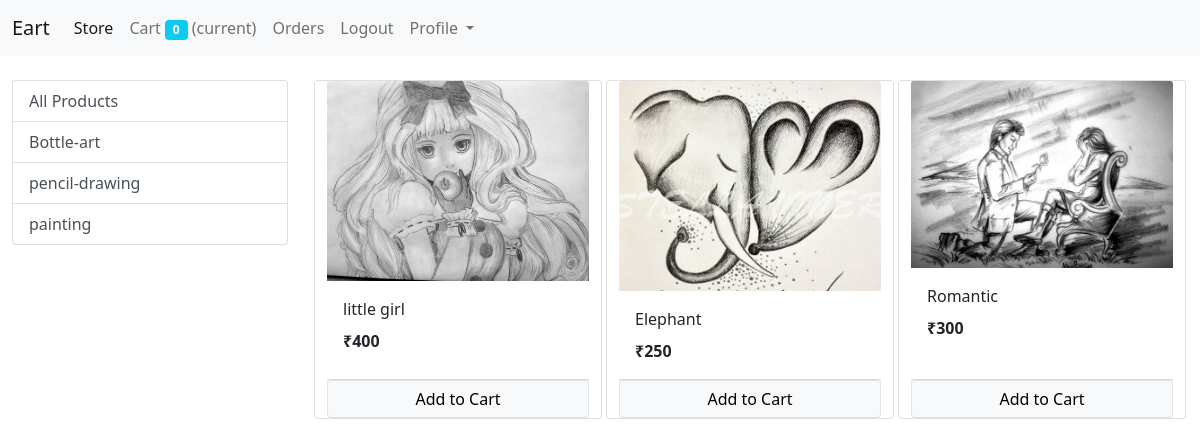
The app's page /?category=2 (signed in) with its own data.
### store/models/category.py (models this page shows, shortened)
class category(models.Model):
    name = models.CharField(max_length=60)
    @staticmethod
    def get_all_categories():
        return category.objects.all()

### store/models/product.py (models this page shows, shortened)
class product(models.Model):
    name = models.CharField(max_length=60)
    price = models.IntegerField(default=0)
    category = models.ForeignKey(category, on_delete=models.CASCADE, default=1)
    description = models.CharField(max_length=120, default='')
    image = models.ImageField(upload_to='upload/product/')
    @staticmethod
    def get_all_products_by_categoryid(category_id):
        if category_id:
            return product.objects.filter(category = category_id)
        else:
            return product.objects.all()

### store/views/home.py (the view, shortened to what this page needs)
# urls.py: path('', Index.as_view(), name='homepage'),
class Index(View):
    def get(self, request):
        cart = request.session.get('cart')
        if not cart:
            request.session['cart'] = {}
        products = None
        categories = category.get_all_categories()
        categoryID = request.GET.get('category')
        if categoryID:
            products = product.get_all_products_by_categoryid(categoryID)
        else:
            products = product.get_all_products()
        context = {}
        context['products'] = products
        context['categories'] = categories
        print('you are :', request.session.get('email'))
        return render(request, 'index.html', context)

### store/templatetags/cart.py (called while the page is built)
@register.filter(name='is_in_cart')
def is_in_cart(product, cart):
    keys = cart.keys()
    for id in keys:
        if int(id) == product.id:
            return True
    return False

### store/templatetags/custom_filter.py (called while the page is built)
@register.filter(name='currency')
def currency(number):
    return "₹"+str(number)

### store/templates/index.html (shortened to what this page needs)
{% extends 'base.html' %}
{% block content %}
{% load cart %}
{% load custom_filter %}
<div class="container-fluid mt-4">
    <div class="row">
        <div class="col-lg-3 mx-auto">
            <div class="list-group">
                <a href="/" class="list-group-item list-group-item-action">All Products</a>
                {% for category in categories %}
                <a href="/?category={{ category.id }}" class="list-group-item list-group-item-action">
                    {{ category.name }}</a>
                {% endfor %}
            </div>
        </div>
        <div id="products" class="col-lg-9 mx-auto">
            <div class="row mx-auto">
                {% for product in products %}
                <div class="card mx-auto mb-3" id="{{ product.id }}" style="width: 18rem;">
                    <img src="{{ product.image.url }}" class="card-img-top mx-auto" alt="...">
                    <div class="card-body">
                        <p class="card-title">{{ product.name }}</p>
                        <p class="card-text"><b>{{ product.price|currency }}</b></p>
                    </div>
                    <div class="card-footer p-0 no-gutters">
                        {% if product|is_in_cart:request.session.cart %}
                        <div class="row no-gutters">
                             <form action="/#{{ product.id }}" class="col-2" method="POST">
                                {% csrf_token %}
                                <input hidden type="text" name="product" value="{{ product.id }}">
                                <input hidden type="text" name="remove" value="True">
                                <input type="submit" value=" - " class="btn btn-block btn-secondary">
                            </form>
                            <div class="text-center col">{{ product|cart_quantity:request.session.cart }} in Cart</div>
                            <form action="/#{{ product.id }}" class="col-2" method="POST">
                                {% csrf_token %}
                                <input hidden type="text" name="product" value="{{ product.id }}">
                                <input type="submit" value=" + " class="btn btn-block btn-secondary">
                            </form>
                        </div>
                        {% else %}
                        <form action="/#{{ product.id }}" method="POST" class="btn-block">
                            <input type="submit" class="float-right btn  btn-light border
                            form-control" value="Add to Cart">
                        </form>
                        {% endif %}
                    </div>
                </div>
                {% endfor %}
            </div>
        </div>
    </div>
</div>
{% endblock %}

### records on screen
category: name "Bottle-art"
category: name "pencil-drawing"
category: name "painting"
product: image (picture), name "little girl", price "₹400"
product: image (picture), name "Elephant", price "₹250"
product: image (picture), name "Romantic", price "₹300"

### other values on screen
{{ request.session.cart.keys|length }} "0"
